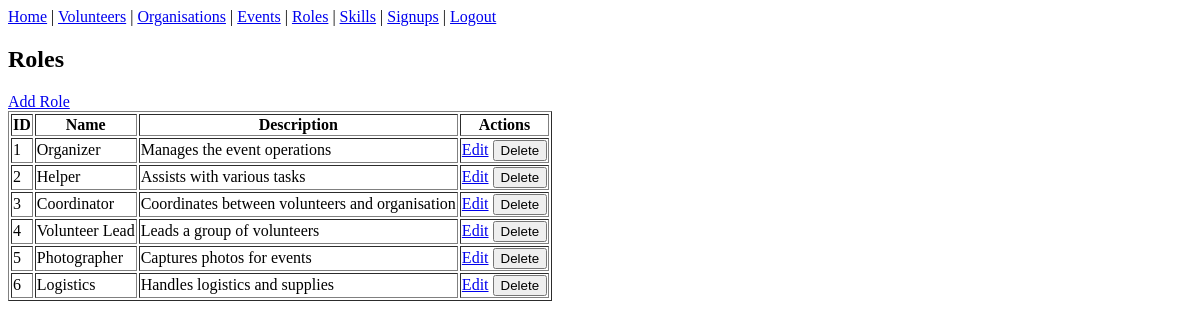
/roles (signed in), run on the app's committed database.
### tables this page shows
CREATE TABLE Roles (
    RoleID INTEGER PRIMARY KEY AUTOINCREMENT,
    Name TEXT NOT NULL,
    Description TEXT
);

### app.py (the view)
@app.route("/roles")
@login_required
def list_roles():
    db = get_db()
    roles = db.execute("SELECT * FROM Roles").fetchall()
    return render_template("roles.html", roles=roles)

### app.py (called while the page is built)
def get_db():
    db = getattr(g, "_database", None)
    if db is None:
        db = g._database = sqlite3.connect(DATABASE)
        db.row_factory = sqlite3.Row
    return db

@app.teardown_appcontext
def close_connection(exception):
    db = getattr(g, "_database", None)
    if db is not None:
        db.close()

def login_required(f):
    @wraps(f)
    def decorated_function(*args, **kwargs):
        if "user_id" not in session:
            flash("Please log in first.", "error")
            return redirect(url_for("login"))
        return f(*args, **kwargs)
    return decorated_function

### templates/roles.html
{% extends "base.html" %}
{% block content %}
<h2>Roles</h2>
<a href="{{ url_for('add_role') }}">Add Role</a>
<table border="1">
    <tr>
        <th>ID</th><th>Name</th><th>Description</th><th>Actions</th>
    </tr>
    {% for r in roles %}
    <tr>
        <td>{{ r.RoleID }}</td>
        <td>{{ r.Name }}</td>
        <td>{{ r.Description }}</td>
        <td>
            <a href="{{ url_for('update_role', id=r.RoleID) }}">Edit</a>
            <form method="POST" action="{{ url_for('delete_role', id=r.RoleID) }}" style="display:inline;">
                <button type="submit">Delete</button>
            </form>
        </td>
    </tr>
    {% endfor %}
</table>
{% endblock %}

### data on the page
Roles: RoleID "1", Name "Organizer", Description "Manages the event operations"
Roles: RoleID "2", Name "Helper", Description "Assists with various tasks"
Roles: RoleID "3", Name "Coordinator", Description "Coordinates between volunteers and organisation"
Roles: RoleID "4", Name "Volunteer Lead", Description "Leads a group of volunteers"
Roles: RoleID "5", Name "Photographer", Description "Captures photos for events"
Roles: RoleID "6", Name "Logistics", Description "Handles logistics and supplies"
